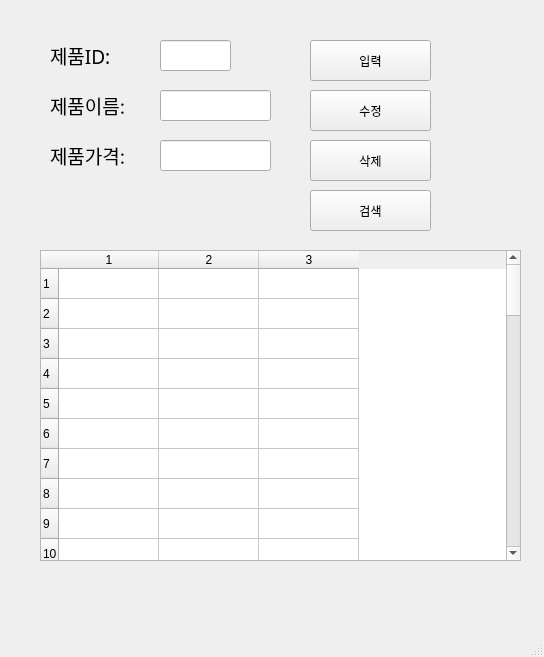
<?xml version="1.0" encoding="UTF-8"?>
<ui version="4.0">
 <class>MainWindow</class>
 <widget class="QMainWindow" name="MainWindow">
  <property name="geometry">
   <rect>
    <x>0</x>
    <y>0</y>
    <width>544</width>
    <height>657</height>
   </rect>
  </property>
  <property name="windowTitle">
   <string>MainWindow</string>
  </property>
  <widget class="QWidget" name="centralwidget">
   <widget class="QLabel" name="label">
    <property name="geometry">
     <rect>
      <x>50</x>
      <y>40</y>
      <width>91</width>
      <height>31</height>
     </rect>
    </property>
    <property name="font">
     <font>
      <family>맑은 고딕</family>
      <pointsize>14</pointsize>
     </font>
    </property>
    <property name="text">
     <string>제품ID:</string>
    </property>
   </widget>
   <widget class="QLabel" name="label_2">
    <property name="geometry">
     <rect>
      <x>50</x>
      <y>90</y>
      <width>101</width>
      <height>31</height>
     </rect>
    </property>
    <property name="font">
     <font>
      <family>맑은 고딕</family>
      <pointsize>14</pointsize>
     </font>
    </property>
    <property name="text">
     <string>제품이름:</string>
    </property>
   </widget>
   <widget class="QLabel" name="label_3">
    <property name="geometry">
     <rect>
      <x>50</x>
      <y>140</y>
      <width>101</width>
      <height>31</height>
     </rect>
    </property>
    <property name="font">
     <font>
      <family>맑은 고딕</family>
      <pointsize>14</pointsize>
     </font>
    </property>
    <property name="text">
     <string>제품가격:</string>
    </property>
   </widget>
   <widget class="QLineEdit" name="prodID">
    <property name="geometry">
     <rect>
      <x>160</x>
      <y>40</y>
      <width>71</width>
      <height>31</height>
     </rect>
    </property>
   </widget>
   <widget class="QLineEdit" name="prodName">
    <property name="geometry">
     <rect>
      <x>160</x>
      <y>90</y>
      <width>111</width>
      <height>31</height>
     </rect>
    </property>
   </widget>
   <widget class="QLineEdit" name="prodPrice">
    <property name="geometry">
     <rect>
      <x>160</x>
      <y>140</y>
      <width>111</width>
      <height>31</height>
     </rect>
    </property>
   </widget>
   <widget class="QPushButton" name="pushButton">
    <property name="geometry">
     <rect>
      <x>310</x>
      <y>40</y>
      <width>121</width>
      <height>41</height>
     </rect>
    </property>
    <property name="text">
     <string>입력</string>
    </property>
   </widget>
   <widget class="QPushButton" name="pushButton_2">
    <property name="geometry">
     <rect>
      <x>310</x>
      <y>90</y>
      <width>121</width>
      <height>41</height>
     </rect>
    </property>
    <property name="text">
     <string>수정</string>
    </property>
   </widget>
   <widget class="QPushButton" name="pushButton_3">
    <property name="geometry">
     <rect>
      <x>310</x>
      <y>140</y>
      <width>121</width>
      <height>41</height>
     </rect>
    </property>
    <property name="text">
     <string>삭제</string>
    </property>
   </widget>
   <widget class="QPushButton" name="pushButton_4">
    <property name="geometry">
     <rect>
      <x>310</x>
      <y>190</y>
      <width>121</width>
      <height>41</height>
     </rect>
    </property>
    <property name="text">
     <string>검색</string>
    </property>
   </widget>
   <widget class="QTableWidget" name="tableWidget">
    <property name="geometry">
     <rect>
      <x>40</x>
      <y>250</y>
      <width>481</width>
      <height>311</height>
     </rect>
    </property>
    <property name="rowCount">
     <number>50</number>
    </property>
    <property name="columnCount">
     <number>3</number>
    </property>
    <row/>
    <row/>
    <row/>
    <row/>
    <row/>
    <row/>
    <row/>
    <row/>
    <row/>
    <row/>
    <row/>
    <row/>
    <row/>
    <row/>
    <row/>
    <row/>
    <row/>
    <row/>
    <row/>
    <row/>
    <row/>
    <row/>
    <row/>
    <row/>
    <row/>
    <row/>
    <row/>
    <row/>
    <row/>
    <row/>
    <row/>
    <row/>
    <row/>
    <row/>
    <row/>
    <row/>
    <row/>
    <row/>
    <row/>
    <row/>
    <row/>
    <row/>
    <row/>
    <row/>
    <row/>
    <row/>
    <row/>
    <row/>
    <row/>
    <row/>
    <column/>
    <column/>
    <column/>
   </widget>
  </widget>
  <widget class="QMenuBar" name="menubar">
   <property name="geometry">
    <rect>
     <x>0</x>
     <y>0</y>
     <width>544</width>
     <height>33</height>
    </rect>
   </property>
  </widget>
  <widget class="QStatusBar" name="statusbar"/>
 </widget>
 <resources/>
 <connections>
  <connection>
   <sender>pushButton</sender>
   <signal>clicked()</signal>
   <receiver>MainWindow</receiver>
   <slot>addProduct()</slot>
   <hints>
    <hint type="sourcelabel">
     <x>372</x>
     <y>89</y>
    </hint>
    <hint type="destinationlabel">
     <x>457</x>
     <y>134</y>
    </hint>
   </hints>
  </connection>
  <connection>
   <sender>pushButton_2</sender>
   <signal>clicked()</signal>
   <receiver>MainWindow</receiver>
   <slot>updateProduct()</slot>
   <hints>
    <hint type="sourcelabel">
     <x>379</x>
     <y>144</y>
    </hint>
    <hint type="destinationlabel">
     <x>491</x>
     <y>185</y>
    </hint>
   </hints>
  </connection>
  <connection>
   <sender>pushButton_4</sender>
   <signal>clicked()</signal>
   <receiver>MainWindow</receiver>
   <slot>getProduct()</slot>
   <hints>
    <hint type="sourcelabel">
     <x>375</x>
     <y>246</y>
    </hint>
    <hint type="destinationlabel">
     <x>483</x>
     <y>274</y>
    </hint>
   </hints>
  </connection>
  <connection>
   <sender>pushButton_3</sender>
   <signal>clicked()</signal>
   <receiver>MainWindow</receiver>
   <slot>removeProduct()</slot>
   <hints>
    <hint type="sourcelabel">
     <x>413</x>
     <y>192</y>
    </hint>
    <hint type="destinationlabel">
     <x>480</x>
     <y>229</y>
    </hint>
   </hints>
  </connection>
 </connections>
 <slots>
  <slot>addProduct()</slot>
  <slot>removeProduct()</slot>
  <slot>updateProduct()</slot>
  <slot>getProduct()</slot>
 </slots>
</ui>
